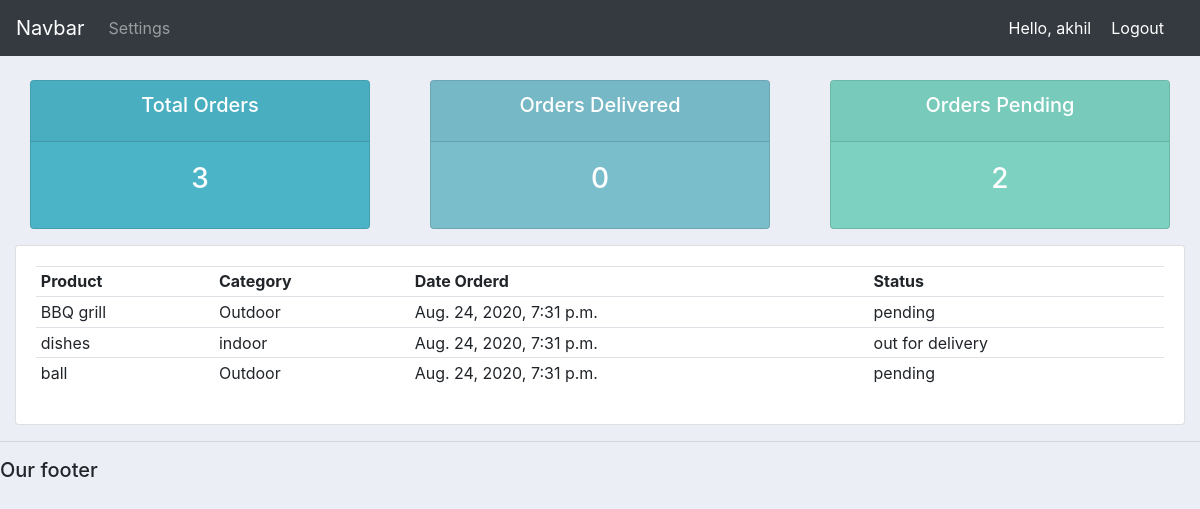
Screenshot of /user/ (signed in) with the database file from the repository.
### accounts/models.py (models this page shows)
class Order(models.Model):
    STATUS = (
        ('pending', 'pending'),
        ('out for delivery', 'out for delivery'),
        ('delivered', 'delivered')
    )
    customer = models.ForeignKey(Customer,null=True,on_delete=models.SET_NULL)
    product = models.ForeignKey(Product,null=True,on_delete=models.SET_NULL)
    date_created = models.DateTimeField(auto_now_add=True, null=True)
    status = models.CharField(max_length=200, null=True,choices=STATUS)
    def __str__(self):
        return self.product.name

class Product(models.Model):
    CAT = (
        ('indoor', 'Indoor'),
        ('Outdoor', 'Outdoor'),
    )
    name = models.CharField(max_length=200, null=True)
    price = models.FloatField(null=True)
    category = models.CharField(max_length=200, null=True,choices=CAT)
    description = models.CharField(max_length=200, null=True,blank=True)
    date_created = models.DateTimeField(auto_now_add=True, null=True)
    tags = models.ManyToManyField(Tag)
    def __str__(self):
        return self.name

### accounts/decorators.py (the view)
        def wrapper_func(request,*args,**kwargs):
            group = None
            if request.user.groups.exists():
                group = request.user.groups.all()[0].name
            if group in allowed_roles:
                return view_func(request,*args,**kwargs)
            else:
                return HttpResponse("you are not authorized to view this page")

### accounts/views.py (called while the page is built)
@login_required(login_url='login')
@allowed_users(allowed_roles=['customer'])
def userPage(request):
    orders = request.user.customer.order_set.all()
    print('orders:', orders)
    total_orders = orders.count()
    delivered = orders.filter(status='delivered').count()
    pending = orders.filter(status='pending').count()
    context = {'orders': orders, 'delivered': delivered, 'pending': pending,
               'total_orders': total_orders}
    return render(request, 'accounts/user.html', context)

### accounts/templates/accounts/user.html
{% extends 'accounts/main.html' %}
{% block content %}
{% include 'accounts/status.html' %}
<div class="row">
	<div class="col-md">
		<div class="card card-body">
			<table class="table table-sm">
				<tr>
					<th>Product</th>
					<th>Category</th>
					<th>Date Orderd</th>
					<th>Status</th>
				</tr>
				{% for order in orders %}
				<tr>
					<td>{{order.product}}</td>
					<td>{{order.product.category}}</td>
					<td>{{order.date_created}}</td>
					<td>{{order.status}}</td>
				</tr>
				{% endfor %}
			</table>
		</div>
	</div>
</div>
{% endblock content %}

### accounts/templates/accounts/main.html (shortened to what this page needs)
{% load static %}
<html>
<head>
	<link rel="stylesheet" href="https://stackpath.bootstrapcdn.com/bootstrap/4.3.1/css/bootstrap.min.css">
    <link rel = 'stylesheet' type="text/css" href="{% static 'css/main.css' %}">
</head>
<body>
	{%  include 'accounts/navbar.html' %}
	<div class="container-fluid">
	{% block content %}
	{% endblock %}
    </div>
	<hr>
	<h5>Our footer</h5>
</body>
</html>

### accounts/templates/accounts/navbar.html (shortened to what this page needs)
<nav class="navbar navbar-expand-lg navbar-dark bg-dark">
  <a class="navbar-brand" href="#">Navbar</a>
  <div class="collapse navbar-collapse" id="navbarNav">
    <ul class="navbar-nav">
      {% if request.user.is_staff %}
      <li class="nav-item active">
        <a class="nav-link" href="{% url 'home' %}">Dashboard</a>
      </li>
      <li class="nav-item">
        <a class="nav-link" href="{% url 'products' %}">Products</a>
      </li>
      {% else %}
      <li class="nav-item">
        <a class="nav-link" href="{% url 'account' %}">Settings</a>
      </li>
      {% endif %}
    </ul>
  </div>
  <span class="hello-msg" >Hello, {{ request.user }}</span>
  <span ><a class="hello-msg" href="{% url 'logout' %}">Logout</a></span>
</nav>

### accounts/templates/accounts/status.html
<br>
<div class="row" >
	<div class="col">
		<div class="col-md">
			<div class="card text-center text-white  mb-3" id="total-orders">
			  	<div class="card-header">
			  		<h5 class="card-title">Total Orders</h5>
			  	</div>
			  	<div class="card-body">
			    	<h3 class="card-title">{{total_orders}}</h3>
			  	</div>
			</div>
		</div>
	</div>
	<div class="col">
		<div class="col-md">
			<div class="card text-center text-white  mb-3" id="orders-delivered">
			  	<div class="card-header">
			  		<h5 class="card-title">Orders Delivered</h5>
			  	</div>
			  	<div class="card-body">
			    	<h3 class="card-title">{{delivered}}</h3>
			  	</div>
			</div>
		</div>
	</div>
	<div class="col">
		<div class="col-md">
			<div class="card text-center text-white  mb-3" id="orders-pending">
			  	<div class="card-header">
			  		<h5 class="card-title">Orders Pending</h5>
			  	</div>
			  	<div class="card-body">
			    	<h3 class="card-title">{{pending}}</h3>
			  	</div>
			</div>
		</div>
	</div>
</div>

### static/css/main.css (style rules this page uses)
body { background-color: #ebeff5; }
#total-orders { background-color: #4cb4c7; }
#orders-delivered { background-color: #7abecc; }
#orders-pending { background-color: #7CD1C0; }

### accounts/templates/accounts/navbar.html (style rules this page uses)
.hello-msg { font-style: 18px; color : #fff; margin-right : 20px; }

### rows the page displays
Order: product "BBQ grill", product.category "Outdoor", date_created "Aug. 24, 2020, 7:31 p.m.", status "pending"
Order: product "dishes", product.category "indoor", date_created "Aug. 24, 2020, 7:31 p.m.", status "out for delivery"
Order: product "ball", product.category "Outdoor", date_created "Aug. 24, 2020, 7:31 p.m.", status "pending"

### other values shown
{{ request.user }} "akhil"
{{ total_orders }} "3"
{{ delivered }} "0"
{{ pending }} "2"
